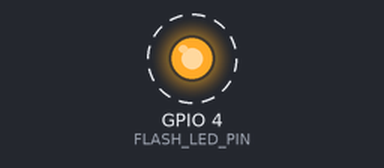
A sketch run on a simulated ESP32. Shown: output pins drawn as LEDs (lit = HIGH). Dashed ring = blinking. What the sketch prints to the serial monitor is not drawn.

Above: at 0.5 s.
Timing chart, 0 to 4.6 s (numbered marks = the images above):
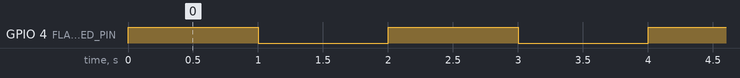

The sketch:

FlashLED.ino
```cpp
#include <Arduino.h>

constexpr gpio_num_t FLASH_LED_PIN = GPIO_NUM_4;

void setup()
{
  pinMode(FLASH_LED_PIN, OUTPUT);
  digitalWrite(FLASH_LED_PIN, LOW);

  Serial.begin(115200);
  Serial.println();
  Serial.println(F("=== TESTE FLASH LED ESP32-CAM ==="));
}

void loop()
{
  Serial.println(F("LED ON"));
  digitalWrite(FLASH_LED_PIN, HIGH);
  delay(1000);

  Serial.println(F("LED OFF"));
  digitalWrite(FLASH_LED_PIN, LOW);
  delay(1000);
}
```

Measured:
- by itself, GPIO 4 (FLASH_LED_PIN): alternates HIGH for 1.0 s and LOW for 1.0 s
